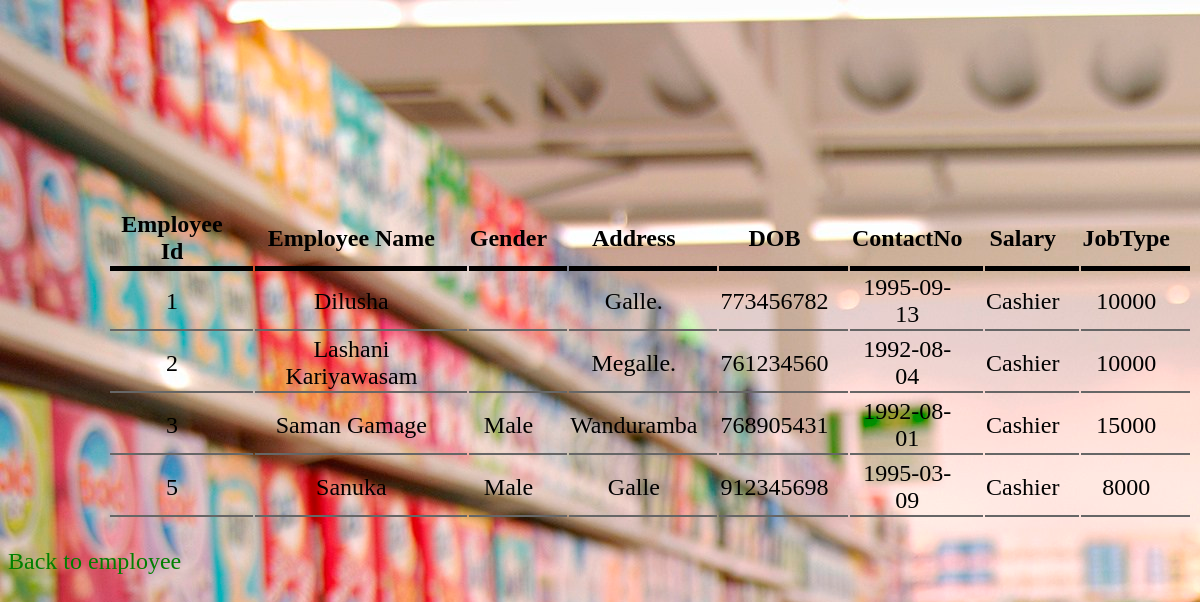
Screenshot of /Supermarket/displayemp.php with the database file from the repository.
### tables this page shows
CREATE TABLE IF NOT EXISTS `employee` (
  `EmpId` int(20) NOT NULL AUTO_INCREMENT,
  `EmpName` varchar(50) NOT NULL,
  `Gender` varchar(6) NOT NULL,
  `Address` varchar(50) NOT NULL,
  `ConNo` int(10) NOT NULL,
  `DOB` date NOT NULL,
  `EmpType` varchar(30) NOT NULL,
  `Salary` double NOT NULL,
  PRIMARY KEY (`EmpId`)
);

### Supermarket/displayemp.php (the view, shortened to what this page needs)
<!DOCTYPE html>
<html>
<head>
</head>
<body>
    <table>
    <tr>
        <th>Employee Id</th>
        <th>Employee Name</th>
        <th>Gender</th>
        <th>Address</th>
        <th>DOB</th>
        <th>ContactNo</th>
        <th>Salary</th>
        <th>JobType</th>
    </tr>
<?php
   $db=mysqli_connect('localhost','root','','project');
   $query=mysqli_query($db,"SELECT * FROM EMPLOYEE");
      while ($row    = mysqli_fetch_array($query,MYSQLI_NUM)){
        echo "<tr><td>".$row[0]."</td><td>".$row[1]."</td><td>".$row[2]."</td><td>".$row[3]."</td><td>".$row[4]."</td><td>".$row[5]."</td><td>".$row[6]."</td><td>".$row[7]."</td><tr>";
      }
     echo "</table>";
?>
<br><a href="employee.php">Back to employee</a>
    </body>
</html>

### Supermarket/displayemp.php (style rules this page uses)
table { border:10 px solid red; padding-top: 200px; padding-left: 100px; text-align: center; }
th { border-bottom: 5px solid #000; padding-right: 20px; }
td { border-bottom: 2px solid #666; padding-right: 20px; }
a:link { color: green; background-color: transparent; text-decoration: none; }
body { background-image: url("blerje-1.jpg"); font-size: 150%; }

### rows the page displays
employee: EmpId "1", EmpName "Dilusha", Address "Galle.", ConNo "773456782", DOB "1995-09-13", EmpType "Cashier", Salary "10000"
employee: EmpId "2", EmpName "Lashani Kariyawasam", Address "Megalle.", ConNo "761234560", DOB "1992-08-04", EmpType "Cashier", Salary "10000"
employee: EmpId "3", EmpName "Saman Gamage", Gender "Male", Address "Wanduramba", ConNo "768905431", DOB "1992-08-01", EmpType "Cashier", Salary "15000"
employee: EmpId "5", EmpName "Sanuka", Gender "Male", Address "Galle", ConNo "912345698", DOB "1995-03-09", EmpType "Cashier", Salary "8000"
